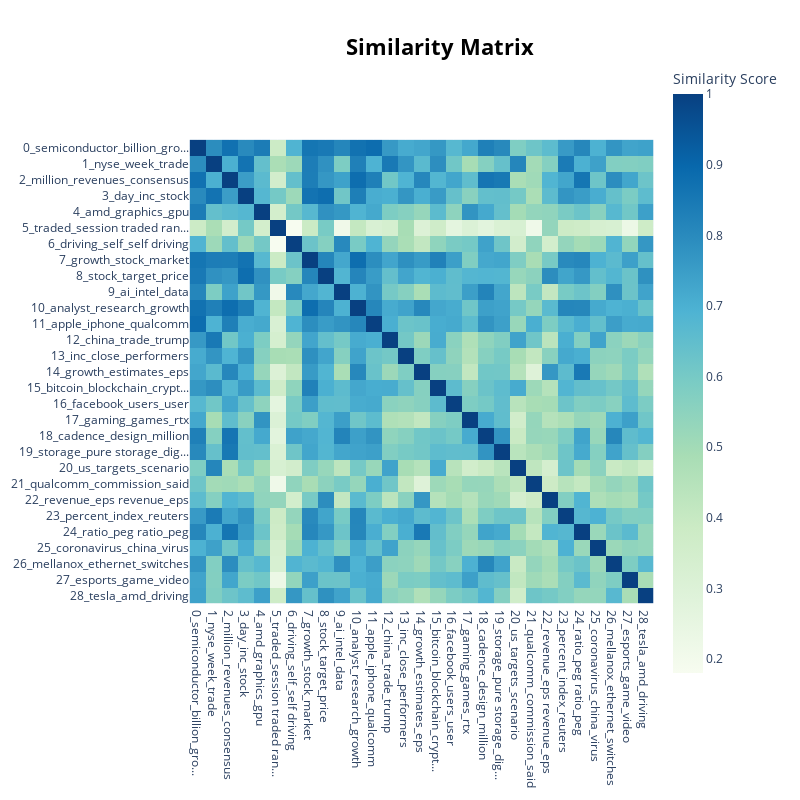

Notebook source saved alongside this figure:
### Code cell
default_topic_model.visualize_heatmap()

### Figure 1 — Plotly figure (JSON) as saved in the notebook; plotly's stock layout.template omitted (floating-point values rounded to 4 significant figures; data arrays with more than 128 entries replaced by an {"elided": "..."} marker saying what was removed)
{"data": [{"coloraxis": "coloraxis", "hovertemplate": "x: %{x}<br>y: %{y}<br>Similarity Score: %{z}<extra></extra>", "name": "0", "type": "heatmap", "x": ["0_semiconductor_billion_gro...", "1_nyse_week_trade", "2_million_revenues_consensus", "3_day_inc_stock", "4_amd_graphics_gpu", "5_traded_session traded ran...", "6_driving_self_self driving", "7_growth_stock_market", "8_stock_target_price", "9_ai_intel_data", "10_analyst_research_growth", "11_apple_iphone_qualcomm", "12_china_trade_trump", "13_inc_close_performers", "14_growth_estimates_eps", "15_bitcoin_blockchain_crypt...", "16_facebook_users_user", "17_gaming_games_rtx", "18_cadence_design_million", "19_storage_pure storage_dig...", "20_us_targets_scenario", "21_qualcomm_commission_said", "22_revenue_eps revenue_eps", "23_percent_index_reuters", "24_ratio_peg ratio_peg", "25_coronavirus_china_virus", "26_mellanox_ethernet_switches", "27_esports_game_video", "28_tesla_amd_driving"], "xaxis": "x", "y": ["0_semiconductor_billion_gro...", "1_nyse_week_trade", "2_million_revenues_consensus", "3_day_inc_stock", "4_amd_graphics_gpu", "5_traded_session traded ran...", "6_driving_self_self driving", "7_growth_stock_market", "8_stock_target_price", "9_ai_intel_data", "10_analyst_research_growth", "11_apple_iphone_qualcomm", "12_china_trade_trump", "13_inc_close_performers", "14_growth_estimates_eps", "15_bitcoin_blockchain_crypt...", "16_facebook_users_user", "17_gaming_games_rtx", "18_cadence_design_million", "19_storage_pure storage_dig...", "20_us_targets_scenario", "21_qualcomm_commission_said", "22_revenue_eps revenue_eps", "23_percent_index_reuters", "24_ratio_peg ratio_peg", "25_coronavirus_china_virus", "26_mellanox_ethernet_switches", "27_esports_game_video", "28_tesla_amd_driving"], "yaxis": "y", "z": {"elided": "29x29 float values"}}], "layout": {"coloraxis": {"colorbar": {"title": {"text": "Similarity Score"}}, "colorscale": [[0, "rgb(247,252,240)"], [0.125, "rgb(224,243,219)"], [0.25, "rgb(204,235,197)"], [0.375, "rgb(168,221,181)"], [0.5, "rgb(123,204,196)"], [0.625, "rgb(78,179,211)"], [0.75, "rgb(43,140,190)"], [0.875, "rgb(8,104,172)"], [1, "rgb(8,64,129)"]]}, "height": 800, "hoverlabel": {"bgcolor": "white", "font": {"family": "Rockwell", "size": 16}}, "legend": {"title": {"text": "Trend"}}, "margin": {"t": 60}, "showlegend": true, "title": {"font": {"color": "Black", "size": 22}, "text": "<b>Similarity Matrix</b>", "x": 0.55, "xanchor": "center", "y": 0.95, "yanchor": "top"}, "width": 800, "xaxis": {"anchor": "y", "constrain": "domain", "domain": [0, 1], "scaleanchor": "y"}, "yaxis": {"anchor": "x", "autorange": "reversed", "constrain": "domain", "domain": [0, 1]}}}
